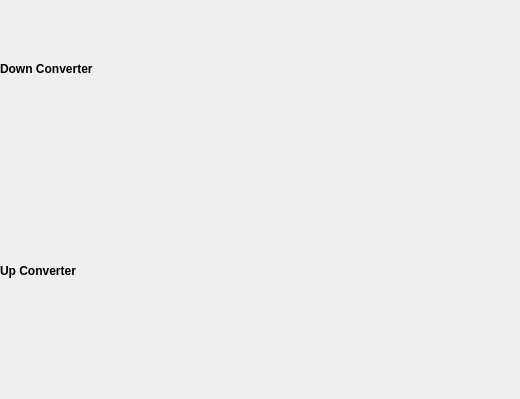
<?xml version="1.0" encoding="UTF-8"?>
<ui version="4.0">
 <class>Form</class>
 <widget class="QWidget" name="Form">
  <property name="geometry">
   <rect>
    <x>0</x>
    <y>0</y>
    <width>520</width>
    <height>399</height>
   </rect>
  </property>
  <property name="windowTitle">
   <string>Form</string>
  </property>
  <layout class="QVBoxLayout" name="verticalLayout">
   <property name="leftMargin">
    <number>0</number>
   </property>
   <property name="topMargin">
    <number>0</number>
   </property>
   <property name="rightMargin">
    <number>0</number>
   </property>
   <property name="bottomMargin">
    <number>0</number>
   </property>
   <item>
    <layout class="QGridLayout" name="gridLayout">
     <property name="verticalSpacing">
      <number>5</number>
     </property>
     <item row="6" column="0">
      <widget class="PyDMEmbeddedDisplay" name="PyDMEmbeddedDisplay_6">
       <property name="minimumSize">
        <size>
         <width>515</width>
         <height>25</height>
        </size>
       </property>
       <property name="toolTip">
        <string/>
       </property>
       <property name="frameShape">
        <enum>QFrame::NoFrame</enum>
       </property>
       <property name="macros" stdset="0">
        <string>{&quot;CH&quot;: &quot;4&quot;, &quot;AMC_CH&quot;: &quot;RF_IN_6&quot;}</string>
       </property>
       <property name="filename" stdset="0">
        <string>llrf_hls_inputs_ch.ui</string>
       </property>
      </widget>
     </item>
     <item row="8" column="0">
      <widget class="QLabel" name="label_2">
       <property name="font">
        <font>
         <weight>75</weight>
         <bold>true</bold>
        </font>
       </property>
       <property name="text">
        <string>Up Converter</string>
       </property>
      </widget>
     </item>
     <item row="10" column="0">
      <widget class="PyDMEmbeddedDisplay" name="PyDMEmbeddedDisplay_9">
       <property name="minimumSize">
        <size>
         <width>515</width>
         <height>25</height>
        </size>
       </property>
       <property name="toolTip">
        <string/>
       </property>
       <property name="frameShape">
        <enum>QFrame::NoFrame</enum>
       </property>
       <property name="macros" stdset="0">
        <string>{&quot;CH&quot;: &quot;7&quot;, &quot;AMC_CH&quot;: &quot;RF_IN_1&quot;}</string>
       </property>
       <property name="filename" stdset="0">
        <string>llrf_hls_inputs_ch.ui</string>
       </property>
      </widget>
     </item>
     <item row="2" column="0">
      <widget class="PyDMEmbeddedDisplay" name="PyDMEmbeddedDisplay_2">
       <property name="minimumSize">
        <size>
         <width>515</width>
         <height>25</height>
        </size>
       </property>
       <property name="toolTip">
        <string/>
       </property>
       <property name="frameShape">
        <enum>QFrame::NoFrame</enum>
       </property>
       <property name="macros" stdset="0">
        <string>{&quot;CH&quot;: &quot;0&quot;, &quot;AMC_CH&quot;: &quot;RF_IN_2&quot;}</string>
       </property>
       <property name="filename" stdset="0">
        <string>llrf_hls_inputs_ch.ui</string>
       </property>
      </widget>
     </item>
     <item row="4" column="0">
      <widget class="PyDMEmbeddedDisplay" name="PyDMEmbeddedDisplay_4">
       <property name="minimumSize">
        <size>
         <width>515</width>
         <height>25</height>
        </size>
       </property>
       <property name="toolTip">
        <string/>
       </property>
       <property name="frameShape">
        <enum>QFrame::NoFrame</enum>
       </property>
       <property name="macros" stdset="0">
        <string>{&quot;CH&quot;: &quot;2&quot;, &quot;AMC_CH&quot;: &quot;RF_IN_4&quot;}</string>
       </property>
       <property name="filename" stdset="0">
        <string>llrf_hls_inputs_ch.ui</string>
       </property>
      </widget>
     </item>
     <item row="9" column="0">
      <widget class="PyDMEmbeddedDisplay" name="PyDMEmbeddedDisplay_8">
       <property name="minimumSize">
        <size>
         <width>515</width>
         <height>25</height>
        </size>
       </property>
       <property name="toolTip">
        <string/>
       </property>
       <property name="frameShape">
        <enum>QFrame::NoFrame</enum>
       </property>
       <property name="macros" stdset="0">
        <string>{&quot;CH&quot;: &quot;6&quot;, &quot;AMC_CH&quot;: &quot;RF_IN_2&quot;}</string>
       </property>
       <property name="filename" stdset="0">
        <string>llrf_hls_inputs_ch.ui</string>
       </property>
      </widget>
     </item>
     <item row="5" column="0">
      <widget class="PyDMEmbeddedDisplay" name="PyDMEmbeddedDisplay_5">
       <property name="minimumSize">
        <size>
         <width>515</width>
         <height>25</height>
        </size>
       </property>
       <property name="toolTip">
        <string/>
       </property>
       <property name="frameShape">
        <enum>QFrame::NoFrame</enum>
       </property>
       <property name="macros" stdset="0">
        <string>{&quot;CH&quot;: &quot;3&quot;, &quot;AMC_CH&quot;: &quot;RF_IN_3&quot;}</string>
       </property>
       <property name="filename" stdset="0">
        <string>llrf_hls_inputs_ch.ui</string>
       </property>
      </widget>
     </item>
     <item row="3" column="0">
      <widget class="PyDMEmbeddedDisplay" name="PyDMEmbeddedDisplay_3">
       <property name="minimumSize">
        <size>
         <width>515</width>
         <height>25</height>
        </size>
       </property>
       <property name="toolTip">
        <string/>
       </property>
       <property name="frameShape">
        <enum>QFrame::NoFrame</enum>
       </property>
       <property name="macros" stdset="0">
        <string>{&quot;CH&quot;: &quot;1&quot;, &quot;AMC_CH&quot;: &quot;RF_IN_1&quot;}</string>
       </property>
       <property name="filename" stdset="0">
        <string>llrf_hls_inputs_ch.ui</string>
       </property>
      </widget>
     </item>
     <item row="0" column="0">
      <widget class="PyDMEmbeddedDisplay" name="PyDMEmbeddedDisplay">
       <property name="minimumSize">
        <size>
         <width>515</width>
         <height>55</height>
        </size>
       </property>
       <property name="toolTip">
        <string/>
       </property>
       <property name="frameShape">
        <enum>QFrame::NoFrame</enum>
       </property>
       <property name="filename" stdset="0">
        <string>llrf_hls_inputs_ch_header.ui</string>
       </property>
      </widget>
     </item>
     <item row="1" column="0">
      <widget class="QLabel" name="label">
       <property name="font">
        <font>
         <weight>75</weight>
         <bold>true</bold>
        </font>
       </property>
       <property name="text">
        <string>Down Converter</string>
       </property>
      </widget>
     </item>
     <item row="7" column="0">
      <widget class="PyDMEmbeddedDisplay" name="PyDMEmbeddedDisplay_7">
       <property name="minimumSize">
        <size>
         <width>515</width>
         <height>25</height>
        </size>
       </property>
       <property name="toolTip">
        <string/>
       </property>
       <property name="frameShape">
        <enum>QFrame::NoFrame</enum>
       </property>
       <property name="macros" stdset="0">
        <string>{&quot;CH&quot;: &quot;5&quot;, &quot;AMC_CH&quot;: &quot;RF_IN_5&quot;}</string>
       </property>
       <property name="filename" stdset="0">
        <string>llrf_hls_inputs_ch.ui</string>
       </property>
      </widget>
     </item>
     <item row="11" column="0">
      <widget class="PyDMEmbeddedDisplay" name="PyDMEmbeddedDisplay_10">
       <property name="minimumSize">
        <size>
         <width>515</width>
         <height>25</height>
        </size>
       </property>
       <property name="toolTip">
        <string/>
       </property>
       <property name="frameShape">
        <enum>QFrame::NoFrame</enum>
       </property>
       <property name="macros" stdset="0">
        <string>{&quot;CH&quot;: &quot;8&quot;, &quot;AMC_CH&quot;: &quot;RF_IN_3&quot;}</string>
       </property>
       <property name="filename" stdset="0">
        <string>llrf_hls_inputs_ch.ui</string>
       </property>
      </widget>
     </item>
     <item row="12" column="0">
      <widget class="PyDMEmbeddedDisplay" name="PyDMEmbeddedDisplay_11">
       <property name="minimumSize">
        <size>
         <width>515</width>
         <height>25</height>
        </size>
       </property>
       <property name="toolTip">
        <string/>
       </property>
       <property name="frameShape">
        <enum>QFrame::NoFrame</enum>
       </property>
       <property name="macros" stdset="0">
        <string>{&quot;CH&quot;: &quot;9&quot;, &quot;AMC_CH&quot;: &quot;RF_OUT_MON&quot;}</string>
       </property>
       <property name="filename" stdset="0">
        <string>llrf_hls_inputs_ch.ui</string>
       </property>
      </widget>
     </item>
    </layout>
   </item>
  </layout>
 </widget>
 <customwidgets>
  <customwidget>
   <class>PyDMEmbeddedDisplay</class>
   <extends>QFrame</extends>
   <header>pydm.widgets.embedded_display</header>
  </customwidget>
 </customwidgets>
 <resources/>
 <connections/>
</ui>
